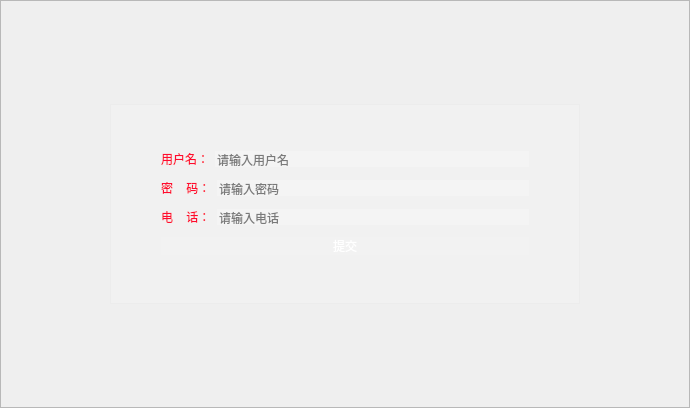
<?xml version="1.0" encoding="UTF-8"?>
<ui version="4.0">
 <class>Register</class>
 <widget class="QWidget" name="Register">
  <property name="geometry">
   <rect>
    <x>0</x>
    <y>0</y>
    <width>690</width>
    <height>408</height>
   </rect>
  </property>
  <property name="windowTitle">
   <string>Form</string>
  </property>
  <property name="styleSheet">
   <string notr="true">QWidet#Login{
	
	background-color: rgb(255, 255, 255);
}
QFrame#frame{
	
	border-image: url(:/backgroundRg.png);
}
#frame_2{
	
	
	background-color: rgba(255, 255, 255, 25);
}
QLineEdit{
	border:none; /* 去掉边框*/
	background-color: rgba(255, 255, 255, 50);
	font: 12pt &quot;方正舒体&quot;;
	
	color: rgb(0, 0, 0);
}
QPushButton{
	border:none; /* 去掉边框*/
	border-radius:10px;
	background-color: rgba(255, 255, 255, 10);
	font: 16pt &quot;方正舒体&quot;;
	
	color: rgb(255, 255, 255);
}
QLabel{
	font: 16pt &quot;方正舒体&quot;;
	
	color: rgb(255, 10, 47);
}
QPushButton:hover{
	
	background-color: rgb(0, 177, 0);
}
QPushButton:pressed{/*点击*/
	
	background-color: rgb(0, 105, 51);
}</string>
  </property>
  <layout class="QGridLayout" name="gridLayout">
   <property name="leftMargin">
    <number>0</number>
   </property>
   <property name="topMargin">
    <number>0</number>
   </property>
   <property name="rightMargin">
    <number>0</number>
   </property>
   <property name="bottomMargin">
    <number>0</number>
   </property>
   <item row="0" column="0">
    <widget class="QFrame" name="frame">
     <property name="styleSheet">
      <string notr="true"/>
     </property>
     <property name="frameShape">
      <enum>QFrame::StyledPanel</enum>
     </property>
     <property name="frameShadow">
      <enum>QFrame::Raised</enum>
     </property>
     <layout class="QGridLayout" name="gridLayout_6">
      <item row="0" column="1">
       <spacer name="verticalSpacer">
        <property name="orientation">
         <enum>Qt::Vertical</enum>
        </property>
        <property name="sizeHint" stdset="0">
         <size>
          <width>20</width>
          <height>100</height>
         </size>
        </property>
       </spacer>
      </item>
      <item row="1" column="0">
       <spacer name="horizontalSpacer">
        <property name="orientation">
         <enum>Qt::Horizontal</enum>
        </property>
        <property name="sizeHint" stdset="0">
         <size>
          <width>100</width>
          <height>20</height>
         </size>
        </property>
       </spacer>
      </item>
      <item row="1" column="2">
       <spacer name="horizontalSpacer_2">
        <property name="orientation">
         <enum>Qt::Horizontal</enum>
        </property>
        <property name="sizeHint" stdset="0">
         <size>
          <width>100</width>
          <height>20</height>
         </size>
        </property>
       </spacer>
      </item>
      <item row="2" column="1">
       <spacer name="verticalSpacer_2">
        <property name="orientation">
         <enum>Qt::Vertical</enum>
        </property>
        <property name="sizeHint" stdset="0">
         <size>
          <width>20</width>
          <height>100</height>
         </size>
        </property>
       </spacer>
      </item>
      <item row="1" column="1">
       <widget class="QFrame" name="frame_2">
        <property name="sizePolicy">
         <sizepolicy hsizetype="Expanding" vsizetype="Expanding">
          <horstretch>1</horstretch>
          <verstretch>1</verstretch>
         </sizepolicy>
        </property>
        <property name="minimumSize">
         <size>
          <width>220</width>
          <height>200</height>
         </size>
        </property>
        <property name="frameShape">
         <enum>QFrame::StyledPanel</enum>
        </property>
        <property name="frameShadow">
         <enum>QFrame::Raised</enum>
        </property>
        <layout class="QGridLayout" name="gridLayout_2">
         <property name="leftMargin">
          <number>50</number>
         </property>
         <property name="topMargin">
          <number>40</number>
         </property>
         <property name="rightMargin">
          <number>50</number>
         </property>
         <property name="bottomMargin">
          <number>40</number>
         </property>
         <item row="0" column="0">
          <layout class="QHBoxLayout" name="horizontalLayout_3">
           <item>
            <widget class="QLabel" name="label">
             <property name="text">
              <string>用户名：</string>
             </property>
            </widget>
           </item>
           <item>
            <widget class="QLineEdit" name="lineEdit">
             <property name="placeholderText">
              <string>请输入用户名</string>
             </property>
            </widget>
           </item>
          </layout>
         </item>
         <item row="1" column="0">
          <layout class="QHBoxLayout" name="horizontalLayout_2">
           <item>
            <widget class="QLabel" name="label_2">
             <property name="text">
              <string>密    码：</string>
             </property>
            </widget>
           </item>
           <item>
            <widget class="QLineEdit" name="lineEdit_2">
             <property name="echoMode">
              <enum>QLineEdit::Password</enum>
             </property>
             <property name="placeholderText">
              <string>请输入密码</string>
             </property>
            </widget>
           </item>
          </layout>
         </item>
         <item row="2" column="0">
          <layout class="QHBoxLayout" name="horizontalLayout">
           <item>
            <widget class="QLabel" name="label_3">
             <property name="text">
              <string>电    话：</string>
             </property>
            </widget>
           </item>
           <item>
            <widget class="QLineEdit" name="lineEdit_3">
             <property name="text">
              <string/>
             </property>
             <property name="placeholderText">
              <string>请输入电话</string>
             </property>
            </widget>
           </item>
          </layout>
         </item>
         <item row="3" column="0">
          <widget class="QPushButton" name="pushButton_3">
           <property name="text">
            <string>提交</string>
           </property>
          </widget>
         </item>
        </layout>
       </widget>
      </item>
     </layout>
    </widget>
   </item>
  </layout>
 </widget>
 <resources/>
 <connections/>
</ui>
